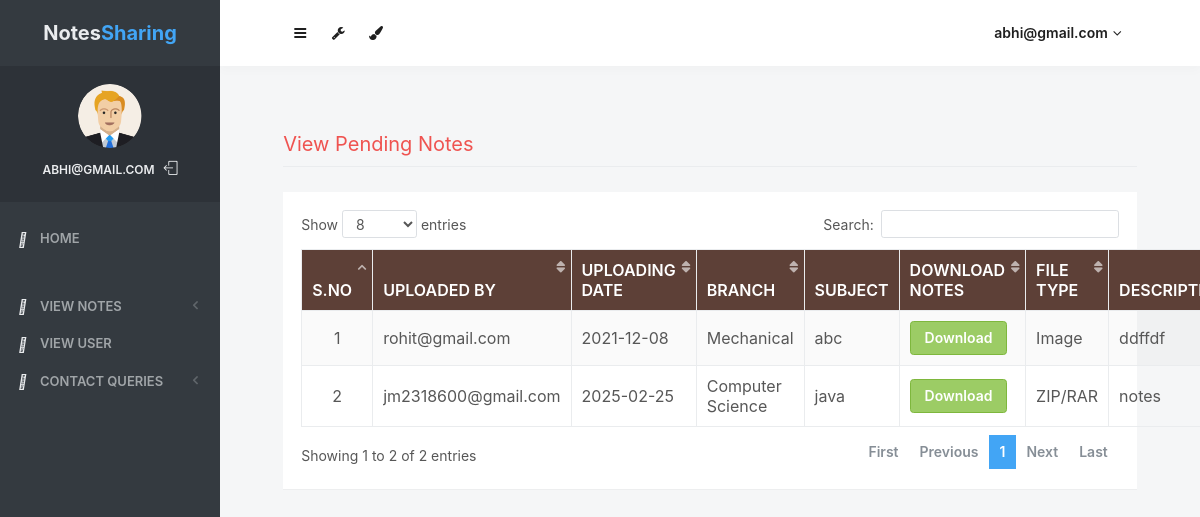
The app's page /notes/pending/ (signed in) with its own data.
### notes/models.py (models this page shows, shortened)
class Notes(models.Model):
    user = models.ForeignKey(User,on_delete=models.CASCADE)
    uploadingdate = models.CharField(max_length=30)
    branch = models.CharField(max_length=30)
    subject = models.CharField(max_length=30)
    notesfile = models.FileField(null=True)
    filetype = models.CharField(max_length=30)
    description = models.CharField(max_length=200, null=True)
    status = models.CharField(max_length=15)

### notes/views.py (the view)
# urls.py: path('notes/pending/', views.pending_notes, name='pending_notes'),
def pending_notes(request):
    if not request.user.is_authenticated:
        return redirect('login_admin')
    notes = Notes.objects.filter(status = "pending")
    d = {'notes':notes}
    return render(request, 'pending_notes.html',d)

### notes/templates/pending_notes.html (shortened to what this page needs)
{% load static %}
<html lang="en" class="no-focus">
    <head>
        <link rel="stylesheet" href="{% static 'js/plugins/datatables/dataTables.bootstrap4.min.css' %}">
        <link rel="stylesheet" id="css-main" href="{% static 'css1/codebase.min.css' %}">
    </head>
    <body>
        <div id="page-container" class="sidebar-o sidebar-inverse side-scroll page-header-fixed main-content-narrow">
            {% include "sidebar.html" %}
            {% include "admin_nav.html" %}
            <main id="main-container">
                <div class="content">
                    <h2 class="content-heading text-danger">View Pending Notes</h2>
                    <div class="block">
                        <div class="block-content block-content-full">
                            <table class="table table-bordered table-striped table-vcenter js-dataTable-full-pagination">
                                <thead class="text-white" style="background-color: #5d4037;">
                                    <tr>
                                        <th class="text-center">S.No</th>
                                        <th>Uploaded By</th>
                                        <th>Uploading Date</th>
                                        <th>Branch</th>
                                        <th>Subject</th>
                                        <th>Download Notes</th>
                                        <th>File Type</th>
                                        <th>Description</th>
                                    </tr>
                                </thead>
                                <tbody>
                                    {% for i in notes %}
                                    <tr>
                                        <td class="text-center">{{ forloop.counter }}</td>
                                        <td>{{ i.user.username }}</td>
                                        <td>{{ i.uploadingdate }}</td>
                                        <td>{{ i.branch }}</td>
                                        <td>{{ i.subject }}</td>
                                        <td><a href="{{ i.notesfile.url }}" class="btn btn-success" download>Download</a></td>
                                        <td>{{ i.filetype }}</td>
                                        <td>{{ i.description|default:"N/A" }}</td>
                                    </tr>
                                    {% empty %}
                                    <tr>
                                        <td colspan="11" class="text-center">No pending notes available.</td>
                                    </tr>
                                    {% endfor %}
                                </tbody>
                            </table>
                        </div>
                    </div>
                </div>
            </main>
        </div>
    </body>
</html>

### notes/templates/sidebar.html (shortened to what this page needs)
{% load static %}
   <nav id="sidebar">
                <div id="sidebar-scroll">
                    <div class="sidebar-content">
                        <div class="content-header content-header-fullrow px-15">
                            <div class="content-header-section text-center align-parent sidebar-mini-hidden">
                                <div class="content-header-item">
                                    <a class="link-effect font-w700" href="{% url 'admin_home' %}">
                                           <span class="font-size-xl text-dual-primary-dark">Notes</span><span class="font-size-xl text-primary">Sharing</span>
                                    </a>
                                </div>
                            </div>
                        </div>
                        <div class="content-side content-side-full content-side-user px-10 align-parent">
                            <div class="sidebar-mini-hidden-b text-center">
                                <a class="img-link" href="be_pages_generic_profile.html">
                                    <img class="img-avatar" src="{% static 'img/avatars/user1.png' %}" alt="">
                                </a>
                                <ul class="list-inline mt-10">
                                    <li class="list-inline-item">
                                        <a class="link-effect text-dual-primary-dark font-size-xs font-w600 text-uppercase" href="{% url 'admin_home' %}">{{ request.user.username }}</a>
                                    </li>
                                    <li class="list-inline-item">
                                        <a class="link-effect text-dual-primary-dark" href="{% url 'logout' %}">
                                            <i class="si si-logout"></i>
                                        </a>
                                    </li>
                                </ul>
                            </div>
                        </div>
                        <div class="content-side content-side-full">
                            <ul class="nav-main">
                                <li class="open">
                                    <a href="{% url 'admin_home' %}"><i class="fas fa-home"></i><span class="sidebar-mini-hide">Home</span></a>
                                </li>
                                <li class="nav-main-heading"><span class="sidebar-mini-visible">UI</span></li>
                                <li>
                                    <a class="nav-submenu" data-toggle="nav-submenu"><i class="far fa-address-card"></i>View Notes</a>
                                </li>
                                <li>
                                    <a  href="{% url 'view_users' %}"><i class="fas fa-eye"></i><span class="sidebar-mini-hide">View User</span></a>
                                </li>
                                <li>
                                    <a class="nav-submenu" data-toggle="nav-submenu"><i class="far fa-address-card"></i>Contact Queries</a>
                                </li>
                           </ul>
                        </div>
                    </div>
                </div>
            </nav>

### notes/templates/admin_nav.html (shortened to what this page needs)
{% load static %}
            <header id="page-header">
                <div class="content-header">
                    <div class="content-header-section">
                        <button type="button" class="btn btn-circle btn-dual-secondary" data-toggle="layout" data-action="sidebar_toggle">
                            <i class="fa fa-navicon"></i>
                        </button>
                        <div class="btn-group" role="group">
                            <button type="button" class="btn btn-circle btn-dual-secondary" id="page-header-options-dropdown" data-toggle="dropdown" aria-haspopup="true" aria-expanded="false">
                                <i class="fa fa-wrench"></i>
                            </button>
                        </div>
                        <div class="btn-group" role="group">
                            <button type="button" class="btn btn-circle btn-dual-secondary" id="page-header-themes-dropdown" data-toggle="dropdown" aria-haspopup="true" aria-expanded="false">
                                <i class="fa fa-paint-brush"></i>
                            </button>
                        </div>
                    </div>
                    <div class="content-header-section">
                        <div class="btn-group" role="group">
                            <button type="button" class="btn btn-rounded btn-dual-secondary" id="page-header-user-dropdown" data-toggle="dropdown" aria-haspopup="true" aria-expanded="false">
                                {{ request.user.username}}<i class="fa fa-angle-down ml-5"></i>
                            </button>
                        </div>
                    </div>
                </div>
            </header>

### records on screen
Notes: user.username "rohit@gmail.com", uploadingdate "2021-12-08", branch "Mechanical", subject "abc", filetype "Image", description "ddffdf"
Notes: user.username "jm2318600@gmail.com", uploadingdate "2025-02-25", branch "Computer Science", subject "java", filetype "ZIP/RAR", description "notes"

### other values on screen
{{ request.user.username }} "ABHI@GMAIL.COM"
{{ request.user.username }} "abhi@gmail.com"
